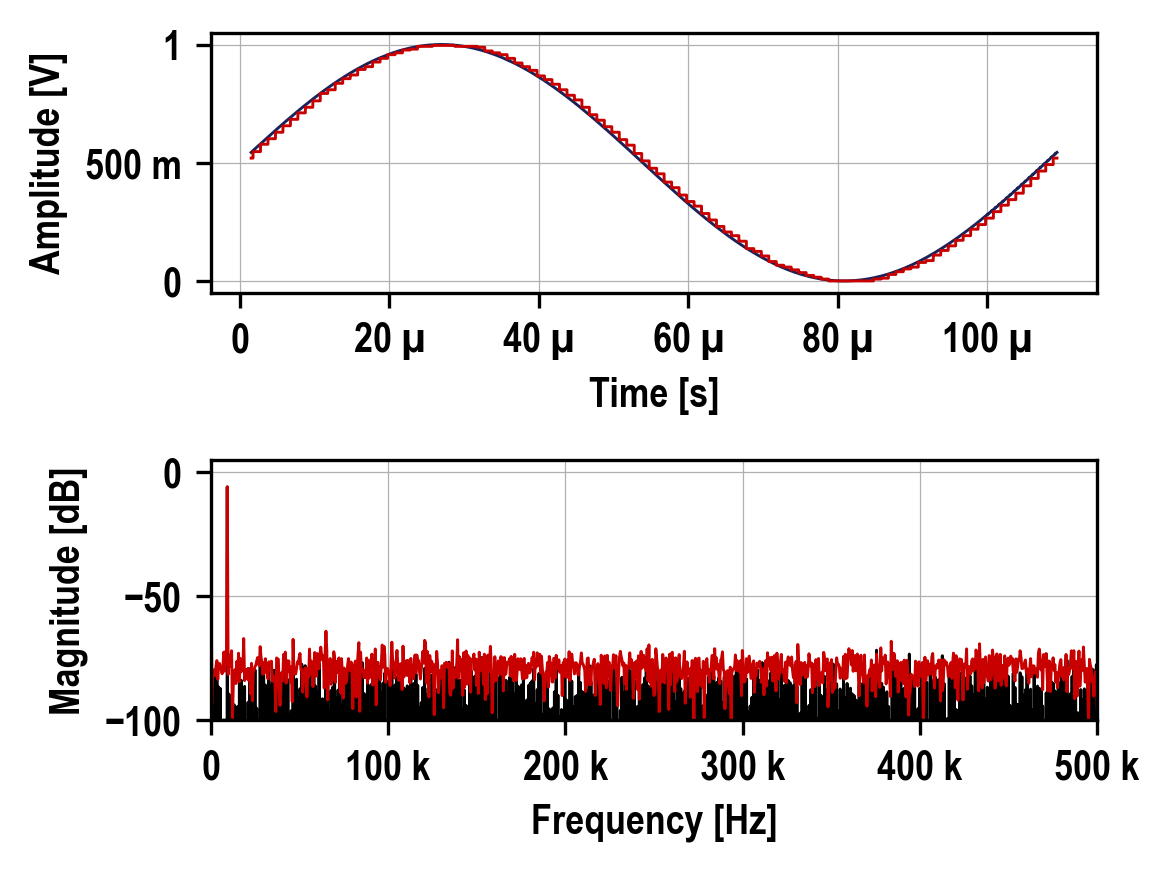

Reproduce this figure in Python.
#!/usr/bin/env python3
"""
SQNR.py — Graph-styling example

Reproduces the two-panel figure of the notebook (transient waveform on top,
FFT magnitude below) using the same visual style:
  * Arial Narrow, bold labels (falls back to sans-serif if the font is missing)
  * navy / red / black line palette, thin 0.7 pt lines
  * engineering-unit tick labels (µ, m, k, ...) via EngFormatter
  * light 0.3 pt grid, compact 4x3 in figure at 300 dpi

One of the reference plots in references/plots/. The plot style and the PowerPoint
sizing rules live in AGENTS.md (section Plots).

Usage
-----
    python SQNR.py                 # reads the four TSVs in CWD
    python SQNR.py --demo          # synthetic data, no files needed
    python SQNR.py --out fig.png   # save instead of show
    python SQNR.py --tran1 a.tsv --tran2 b.tsv --fft1 c.tsv --fft2 d.tsv

Required data (tab-separated, no header, numeric only)
------------------------------------------------------
  tran1 (SQNR_tran.tsv) : col0 = time [s], col1 = signal 1 amplitude [V]
  tran2 (SNDR2_tran.tsv): col0 = time [s], col2 = signal 2 amplitude [V]
                          (col1 exists but is not plotted; same as notebook)
  fft1  (SQNR_fft.tsv)  : col0 = frequency [Hz], col1 = magnitude [dB]
  fft2  (SNDR2_fft.tsv) : col0 = frequency [Hz], col1 = magnitude [dB]

Dependencies: numpy, pandas, matplotlib
"""
import argparse
import os
import numpy as np
import pandas as pd
import matplotlib as mpl
import matplotlib.pyplot as plt
from matplotlib.ticker import EngFormatter

# ---------------------------------------------------------------- palette ---
NAVY  = "#1A2258"
RED   = "#C80000"
BLACK = "black"


# ---------------------------------------------------------------- styling ---
def apply_style(font="Arial Narrow"):
    """Global matplotlib look used across the lecture notebooks."""
    from matplotlib.font_manager import findfont, FontProperties
    try:
        # findfont raises/falls back silently; check the resolved file name
        resolved = findfont(FontProperties(family=font), fallback_to_default=False)
        mpl.rcParams["font.family"] = font if resolved else "sans-serif"
    except Exception:
        mpl.rcParams["font.family"] = "sans-serif"
    mpl.rcParams.update({
        "font.weight":      "bold",
        "axes.labelweight": "bold",
        "mathtext.default": "regular",
    })


def style_axis(ax, xlabel, ylabel, eng_x=True, eng_y=True, places=0):
    """Labels + thin grid + engineering tick formatters on one Axes."""
    ax.set_xlabel(xlabel)
    ax.set_ylabel(ylabel)
    ax.grid(True, which="both", lw=0.3)
    if eng_x:
        ax.xaxis.set_major_formatter(EngFormatter(places=places))
    if eng_y:
        ax.yaxis.set_major_formatter(EngFormatter(places=places))


# ------------------------------------------------------------------- data ---
def load_tsv(path):
    return pd.read_csv(path, sep="\t", header=None)


def demo_data(fs=1e6, n=1024, fin=48.8e3, bits=8):
    """Synthetic replacement for the Spectre/Cadence exports: an N-bit
    quantised sine (signal 1) and a slightly distorted one (signal 2)."""
    t = np.arange(n) / fs
    x = 0.5 + 0.45 * np.sin(2 * np.pi * fin * t)
    lsb = 1.0 / 2**bits
    q1 = np.round(x / lsb) * lsb
    q2 = np.round((x + 0.02 * (x - 0.5) ** 2) / lsb) * lsb      # add 2nd-order distortion

    def spectrum(sig):
        w = np.hanning(n)
        X = np.abs(np.fft.rfft((sig - sig.mean()) * w))
        X = 20 * np.log10(X / X.max() + 1e-12)
        f = np.fft.rfftfreq(n, 1 / fs)
        return pd.DataFrame({0: f, 1: X})

    tran1 = pd.DataFrame({0: t, 1: q1, 2: q1})
    tran2 = pd.DataFrame({0: t, 1: q2, 2: q2})
    return tran1, tran2, spectrum(q1), spectrum(q2)


# ------------------------------------------------------------------- plot ---
def make_figure(tran1, tran2, fft1, fft2, fmax=500e3, ylim_db=(-100, 5)):
    fig, (ax1, ax2) = plt.subplots(2, 1, figsize=(4, 3), dpi=300)

    # Transient waveform
    ax1.plot(tran1[0], tran1[1], "-", color=NAVY, lw=0.7, label="Signal 1")
    ax1.plot(tran2[0], tran2[2], "-", color=RED,  lw=0.7, label="Signal 2")
    style_axis(ax1, "Time [s]", "Amplitude [V]")

    # FFT magnitude
    ax2.plot(fft1[0], fft1[1], "-", color=BLACK, lw=0.7)
    ax2.plot(fft2[0], fft2[1], "-", color=RED,   lw=0.7)
    style_axis(ax2, "Frequency [Hz]", "Magnitude [dB]", eng_y=False)
    ax2.set_xlim(0, fmax)
    ax2.set_ylim(*ylim_db)

    fig.tight_layout()
    return fig


# ------------------------------------------------------------------- main ---
def main():
    p = argparse.ArgumentParser(description=__doc__,
                                formatter_class=argparse.RawDescriptionHelpFormatter)
    p.add_argument("--tran1", default="SQNR_tran.tsv")
    p.add_argument("--tran2", default="SNDR2_tran.tsv")
    p.add_argument("--fft1",  default="SQNR_fft.tsv")
    p.add_argument("--fft2",  default="SNDR2_fft.tsv")
    p.add_argument("--demo", action="store_true",
                   help="use synthetic data instead of reading TSV files")
    p.add_argument("--out", default=None,
                   help="output image path (png/pdf/svg); omit to open a window")
    a = p.parse_args()

    apply_style()

    files = [a.tran1, a.tran2, a.fft1, a.fft2]
    if a.demo or not all(os.path.exists(f) for f in files):
        if not a.demo:
            missing = [f for f in files if not os.path.exists(f)]
            print(f"[info] missing {missing} -> using synthetic demo data")
        data = demo_data()
    else:
        data = tuple(load_tsv(f) for f in files)

    fig = make_figure(*data)
    if a.out:
        fig.savefig(a.out, bbox_inches="tight")
        print(f"saved {a.out}")
    else:
        plt.show()


if __name__ == "__main__":
    main()
